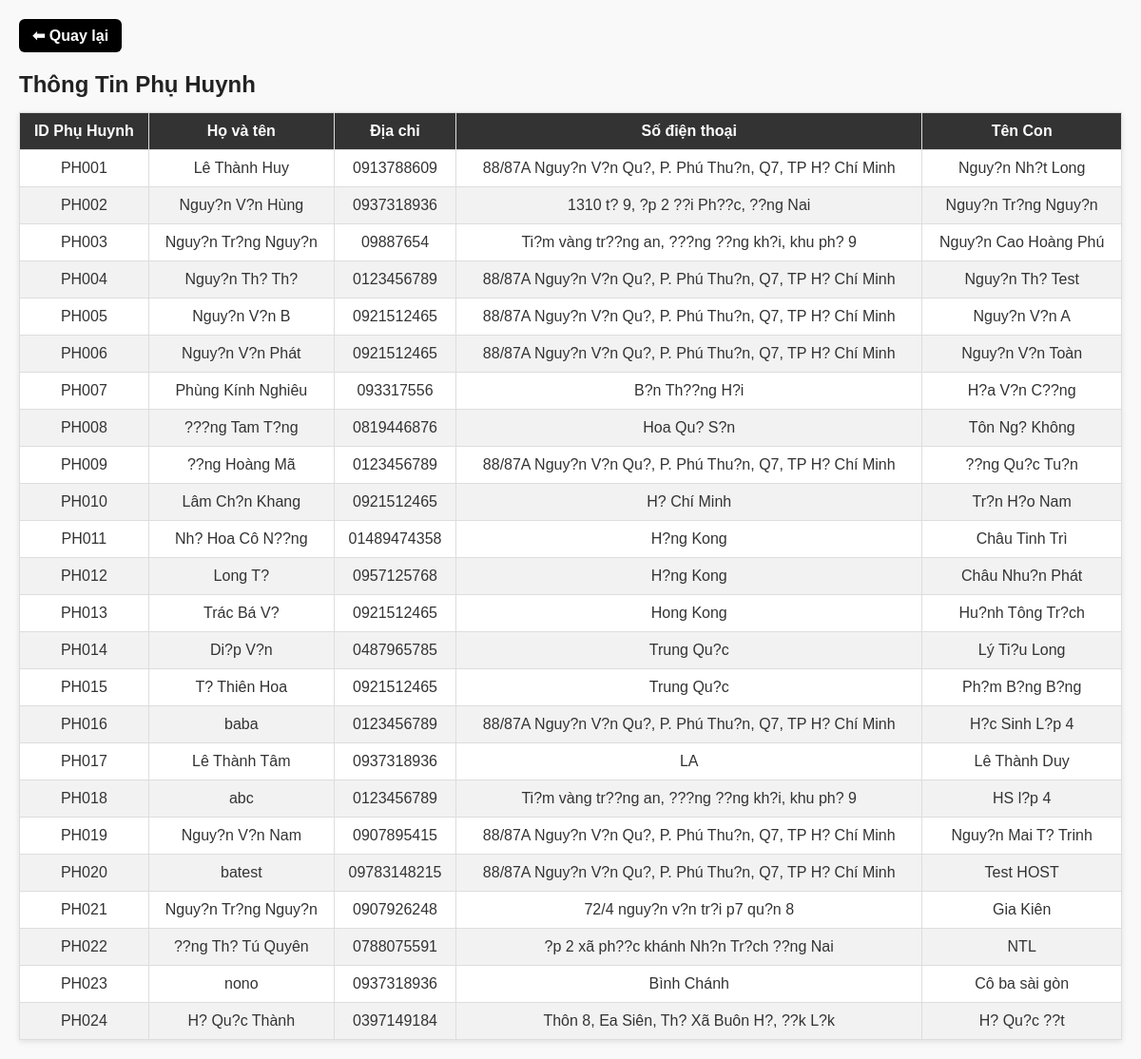
Page /admin/admin/admin_phuhuynh_thongtin.php on the committed database.
### tables this page shows
CREATE TABLE `phuhuynh` (
  `ID_PH` varchar(20) NOT NULL,
  `ID` varchar(20) NOT NULL,
  `Ten` varchar(100) NOT NULL,
  `SDT` varchar(20) DEFAULT NULL,
  `DiaChi` varchar(255) DEFAULT NULL,
  `TenCon` varchar(20) DEFAULT NULL
);

### admin/admin/admin_phuhuynh_thongtin.php (the view, shortened to what this page needs)
<?php
    require '../config/config.php';
    $phuhuynh = [];
    $sql = "SELECT ID_PH, Ten, SDT, DiaChi,TenCon FROM phuhuynh";
    $result = $conn->query($sql);
    if ($result && $result->num_rows > 0) {
        while ($row = $result->fetch_assoc()) {
            $phuhuynh[] = $row;
        }
    }
?>
<!DOCTYPE html>
<html lang="en">
<head>
  <link rel="stylesheet" href="admin_student_tt_tk.css">
</head>
<body>
  <p class="button"><a href="admin_student.php">⬅ Quay lại</a></p>
  <h2>Thông Tin Phụ Huynh</h2>
  <table>
    <thead>
      <tr>
        <th>ID Phụ Huynh</th>
        <th>Họ và tên</th>
        <th>Địa chỉ</th>
        <th>Số điện thoại</th>
        <th>Tên Con</th>
      </tr>
    </thead>
    <tbody>
      <?php if (!empty($phuhuynh)): ?>
        <?php foreach ($phuhuynh as $phuhuynh1): ?>
          <tr>
            <td><?php echo $phuhuynh1['ID_PH']; ?></td>
            <td><?php echo $phuhuynh1['Ten']; ?></td>
            <td><?php echo $phuhuynh1['SDT']; ?></td>
            <td><?php echo $phuhuynh1['DiaChi']; ?></td>
            <td><?php echo $phuhuynh1['TenCon']; ?></td>
          </tr>
        <?php endforeach; ?>
      <?php else: ?>
        <tr>
          <td colspan="9">Không có phụ huynh nào</td>
        </tr>
      <?php endif; ?>
    </tbody>
  </table>
</body>
</html>

### admin/admin/admin_student_tt_tk.css (style rules this page uses)
body { font-family: Arial, sans-serif; margin: 20px; background: #f9f9f9; color: #333; }
.button a { display: inline-block; background: #000; color: #fff; padding: 8px 14px; border-radius: 6px; text-decoration: none; font-weight: bold; }
h2 { margin: 20px 0 10px; color: #222; }
table { width: 100%; border-collapse: collapse; margin-top: 15px; background: #fff; box-shadow: 0 2px 6px rgba(0,0,0,0.1); }
table th, table td { border: 1px solid #ddd; padding: 10px; text-align: center; }
table th { background: #333; color: white; }
table tr:nth-child(even) { background: #f2f2f2; }

### rows in the picture
phuhuynh: ID_PH "PH001", Ten "Lê Thành Huy", SDT "0913788609", DiaChi "88/87A Nguy?n V?n Qu?, P. Phú Thu?n, Q7, TP H? Chí Minh", TenCon "Nguy?n Nh?t Long"
phuhuynh: ID_PH "PH002", Ten "Nguy?n V?n Hùng", SDT "0937318936", DiaChi "1310 t? 9, ?p 2 ??i Ph??c, ??ng Nai", TenCon "Nguy?n Tr?ng Nguy?n"
phuhuynh: ID_PH "PH003", Ten "Nguy?n Tr?ng Nguy?n", SDT "09887654", DiaChi "Ti?m vàng tr??ng an, ???ng ??ng kh?i, khu ph? 9", TenCon "Nguy?n Cao Hoàng Phú"
phuhuynh: ID_PH "PH004", Ten "Nguy?n Th? Th?", SDT "0123456789", DiaChi "88/87A Nguy?n V?n Qu?, P. Phú Thu?n, Q7, TP H? Chí Minh", TenCon "Nguy?n Th? Test"
phuhuynh: ID_PH "PH005", Ten "Nguy?n V?n B", SDT "0921512465", DiaChi "88/87A Nguy?n V?n Qu?, P. Phú Thu?n, Q7, TP H? Chí Minh", TenCon "Nguy?n V?n A"
phuhuynh: ID_PH "PH006", Ten "Nguy?n V?n Phát", SDT "0921512465", DiaChi "88/87A Nguy?n V?n Qu?, P. Phú Thu?n, Q7, TP H? Chí Minh", TenCon "Nguy?n V?n Toàn"
phuhuynh: ID_PH "PH007", Ten "Phùng Kính Nghiêu", SDT "093317556", DiaChi "B?n Th??ng H?i", TenCon "H?a V?n C??ng"
phuhuynh: ID_PH "PH008", Ten "???ng Tam T?ng", SDT "0819446876", DiaChi "Hoa Qu? S?n", TenCon "Tôn Ng? Không"
phuhuynh: ID_PH "PH009", Ten "??ng Hoàng Mã", SDT "0123456789", DiaChi "88/87A Nguy?n V?n Qu?, P. Phú Thu?n, Q7, TP H? Chí Minh", TenCon "??ng Qu?c Tu?n"
phuhuynh: ID_PH "PH010", Ten "Lâm Ch?n Khang", SDT "0921512465", DiaChi "H? Chí Minh", TenCon "Tr?n H?o Nam"
phuhuynh: ID_PH "PH011", Ten "Nh? Hoa Cô N??ng", SDT "01489474358", DiaChi "H?ng Kong", TenCon "Châu Tinh Trì"
phuhuynh: ID_PH "PH012", Ten "Long T?", SDT "0957125768", DiaChi "H?ng Kong", TenCon "Châu Nhu?n Phát"
phuhuynh: ID_PH "PH013", Ten "Trác Bá V?", SDT "0921512465", DiaChi "Hong Kong", TenCon "Hu?nh Tông Tr?ch"
phuhuynh: ID_PH "PH014", Ten "Di?p V?n", SDT "0487965785", DiaChi "Trung Qu?c", TenCon "Lý Ti?u Long"
phuhuynh: ID_PH "PH015", Ten "T? Thiên Hoa", SDT "0921512465", DiaChi "Trung Qu?c", TenCon "Ph?m B?ng B?ng"
phuhuynh: ID_PH "PH016", Ten "baba", SDT "0123456789", DiaChi "88/87A Nguy?n V?n Qu?, P. Phú Thu?n, Q7, TP H? Chí Minh", TenCon "H?c Sinh L?p 4"
phuhuynh: ID_PH "PH017", Ten "Lê Thành Tâm", SDT "0937318936", DiaChi "LA", TenCon "Lê Thành Duy"
phuhuynh: ID_PH "PH018", Ten "abc", SDT "0123456789", DiaChi "Ti?m vàng tr??ng an, ???ng ??ng kh?i, khu ph? 9", TenCon "HS l?p 4"
phuhuynh: ID_PH "PH019", Ten "Nguy?n V?n Nam", SDT "0907895415", DiaChi "88/87A Nguy?n V?n Qu?, P. Phú Thu?n, Q7, TP H? Chí Minh", TenCon "Nguy?n Mai T? Trinh"
phuhuynh: ID_PH "PH020", Ten "batest", SDT "09783148215", DiaChi "88/87A Nguy?n V?n Qu?, P. Phú Thu?n, Q7, TP H? Chí Minh", TenCon "Test HOST"
phuhuynh: ID_PH "PH021", Ten "Nguy?n Tr?ng Nguy?n", SDT "0907926248", DiaChi "72/4 nguy?n v?n tr?i p7 qu?n 8", TenCon "Gia Kiên"
phuhuynh: ID_PH "PH022", Ten "??ng Th? Tú Quyên", SDT "0788075591", DiaChi "?p 2 xã ph??c khánh Nh?n Tr?ch ??ng Nai", TenCon "NTL"
phuhuynh: ID_PH "PH023", Ten "nono", SDT "0937318936", DiaChi "Bình Chánh", TenCon "Cô ba sài gòn"
phuhuynh: ID_PH "PH024", Ten "H? Qu?c Thành", SDT "0397149184", DiaChi "Thôn 8, Ea Siên, Th? Xã Buôn H?, ??k L?k", TenCon "H? Qu?c ??t"
